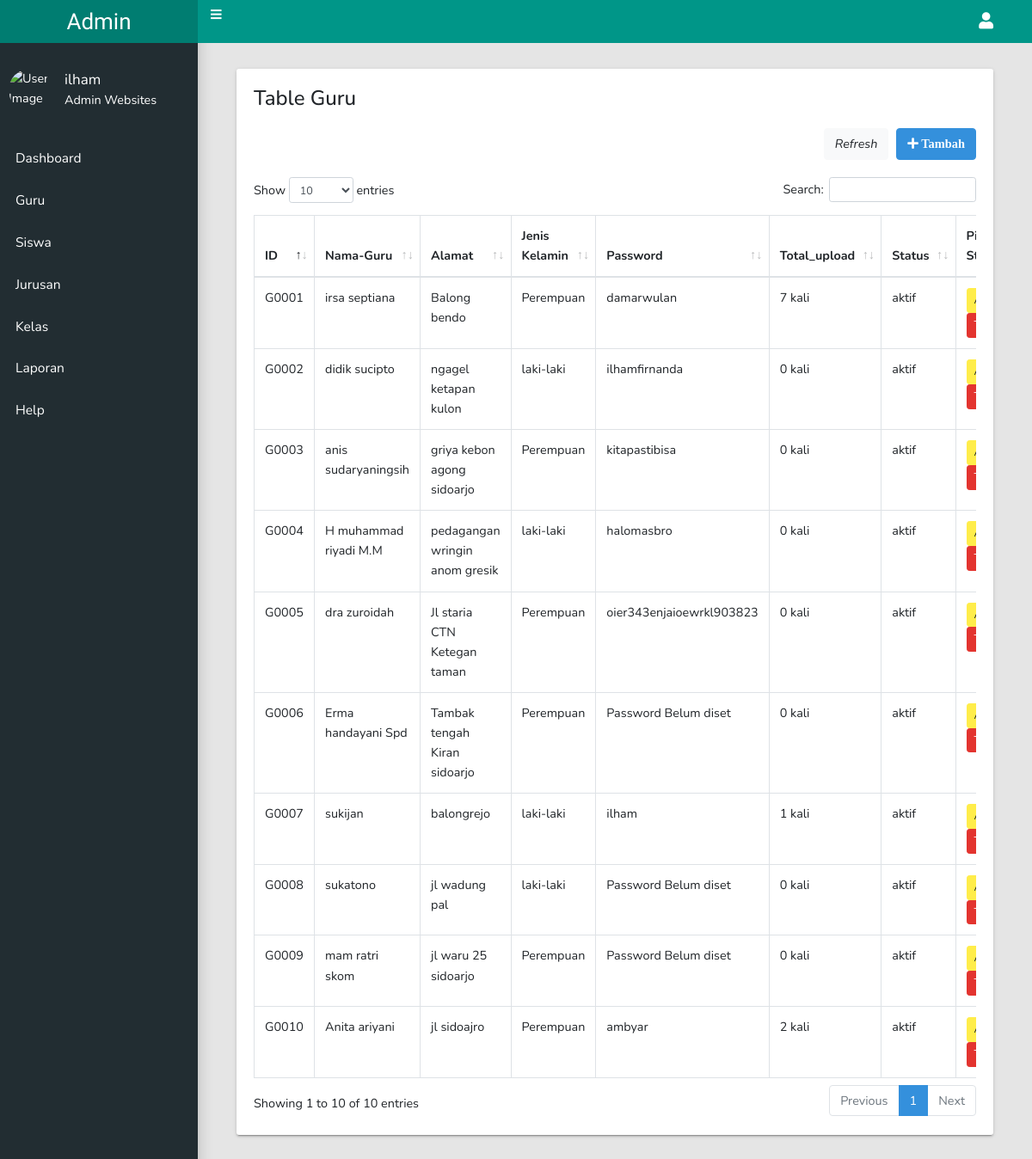
/admin/guru/data.php (signed in), run on the app's committed database.
### tables this page shows
CREATE TABLE `guru` (
  `NIG` varchar(20) NOT NULL,
  `nama_guru` varchar(191) NOT NULL,
  `alamat` text NOT NULL,
  `jenis_kelamin` int(11) NOT NULL,
  `password` varchar(50) NOT NULL,
  `total_upload` int(150) NOT NULL,
  `status` int(11) NOT NULL,
  `status_pass` int(11) NOT NULL
);

### admin/_config/config.php (called while the page is built, shortened)
<?php
	function base_url($url = null){
		$base_url="http://localhost:8080/smkmita/admin";
		if ($url!=null) {
			return $base_url."/".$url;
		}
		else{
			return $base_url;
		}
	}
 ?>

### admin/guru/data.php (the view, shortened to what this page needs)
<?php
	include_once '../_header.php';
?>
<div class="container">
	<div class="row">
	 <div class="col-md-12">
          <div class="tile">
            <h3 class="tile-title">Table Guru</h3>
            <div style="margin-bottom: 20px; float: right;">
            	<a href=""  class="btn btn-light" style="margin-right: 5px;"><i class="glyphicon glyphicon-refresh" >Refresh</i></a>
 				<button type="button" class="btn btn-primary" data-toggle="modal" data-target="#exampleModal"><i class="fas fa-plus">
 				 Tambah</i>
				</button>
            </div>
            <div class="table-responsive ">
              <table class="table table-hover table-bordered" id="tableguru">
                <thead>
                  <tr>
                    <th>ID</th>
                    <th>Nama-Guru</th>
                    <th>Alamat</th>
                    <th>Jenis Kelamin</th>
                    <th>Password</th>
                    <th>Total_upload</th>
                    <th>Status</th>
                    <th>Pilih Status</th>
                  </tr>
                </thead>
                <tbody>
                	<?php
                	$dataguru=mysqli_query($con,"select * from guru ") or die(mysqli_error($con));
                	foreach ($dataguru as $guru) {
                	 ?>
                  <tr>
                    <td><?=$guru['NIG']; ?></td>
                    <td><?=$guru['nama_guru']; ?></td>
                    <td><?=$guru['alamat']; ?></td>
                    <td><?=$guru['jenis_kelamin']==1 ? 'laki-laki':'Perempuan'; ?></td>
                    <td><?=$guru['password']=='oier343enjaioewrkl9038234' ? 'Password Belum diset' :$guru['password'] ; ?></td>
                    <td><?=$guru['total_upload'];?> kali</td>
                    <td><?php
                    if($guru['status']==1){
                      echo "aktif";
                    }
                    else{
                      echo "tidak aktif";
                    }?></td>
                    <td>
                    	<form action="proses.php" method="post">
                    		<button type="submit" id="aktif" name="aktif" class="btn btn-warning btn-sm">Aktif</button>
                    	</form>
                    	<form action="proses.php" method="post">
						<button type="submit" id="tidakaktif" name="tidakaktif" class="btn btn-danger btn-sm">Tidak aktif</button></form></td>
            </tr>
          <?php
        		}
          ?>
                </tbody>
              </table>
            </div>
          </div>
        </div>
	</div>
</div>
<?php
	include_once '../_footer.php';
 ?>

### admin/_header.php (shortened to what this page needs)
<?php include '../_config/config.php';
    $admin=$_SESSION['adminis'];
    $dataadmin=mysqli_query($con,"select * from admin where NIA='$admin'");
    $admindata=mysqli_fetch_array($dataadmin);
?>
<!DOCTYPE html>
<html lang="en">
  <head>
    <link rel="stylesheet" type="text/css" href="<?=base_url('_asset/css/main.css');?>">
    <link href="<?=base_url('_asset/css/app.css');?>" rel="stylesheet">
   <link rel="stylesheet" href="https://use.fontawesome.com/releases/v5.8.1/css/all.css">
  </head>
   <body class="app sidebar-mini rtl">
    <header class="app-header"><a class="app-header__logo" href="#">Admin</a>
      <a class="app-sidebar__toggle" href="#" data-toggle="sidebar" aria-label="Hide Sidebar"><i class="fas fa-bars"></i></a>
      <ul class="app-nav">
        <li class="dropdown"><a class="app-nav__item" href="#" data-toggle="dropdown" aria-label="Open Profile Menu"><i class="fa fa-user fa-lg"></i></a>
        </li>
      </ul>
    </header>
    <aside class="app-sidebar">
      <div class="app-sidebar__user"><img class="app-sidebar__user-avatar" src="https://apollo-singapore.akamaized.net/v1/files/qobj9yi5y9tr3-ID/image;s=966x691;olx-st/_1_.jpg" alt="User Image" width="50px" height="50px;">
        <div>
          <p class="app-sidebar__user-name"><?php echo $admindata['nama']; ?></p>
          <p class="app-sidebar__user-designation">Admin Websites</p>
        </div>
      </div>
      <ul class="app-menu">
        <li>
          <a class="app-menu__item" href="<?=base_url('dashboard/dashboard.php')?>"><span class="app-menu__label">Dashboard</span></a>
        </li>
        <li>
          <a class="app-menu__item" href="<?=base_url('guru/data.php');?>"><span class="app-menu__label">Guru</span></a>
        </li>
         <li>
          <a class="app-menu__item" href="<?=base_url('siswa/data.php');?>"><span class="app-menu__label">Siswa</span></a>
        </li>
         <li>
          <a class="app-menu__item" href="<?=base_url('jurusan/data.php');?>"><span class="app-menu__label">Jurusan</span></a>
        </li>
         <li>
          <a class="app-menu__item" href="<?=base_url('kelas/data.php');?>"><span class="app-menu__label">Kelas</span></a>
        </li>
         <li>
          <a class="app-menu__item" href="<?=base_url('report/data.php');?>"><span class="app-menu__label">Laporan</span></a>
        </li>
         <li>
          <a class="app-menu__item" href="<?=base_url('help/help.php');?>"><span class="app-menu__label">Help</span></a>
        </li>
      </ul>
    </aside>
        <main class="app-content">

### admin/_footer.php (shortened to what this page needs)
  </main>
</body>
     </html>

### data on the page
guru: NIG "G0001", nama_guru "irsa septiana", alamat "Balong bendo", jenis_kelamin "Perempuan", password "damarwulan", total_upload "7", status "aktif"
guru: NIG "G0002", nama_guru "didik sucipto", alamat "ngagel ketapan kulon", jenis_kelamin "laki-laki", password "ilhamfirnanda", total_upload "0", status "aktif"
guru: NIG "G0003", nama_guru "anis sudaryaningsih", alamat "griya kebon agong sidoarjo", jenis_kelamin "Perempuan", password "kitapastibisa", total_upload "0", status "aktif"
guru: NIG "G0004", nama_guru "H muhammad riyadi M.M", alamat "pedagangan wringin anom gresik", jenis_kelamin "laki-laki", password "halomasbro", total_upload "0", status "aktif"
guru: NIG "G0005", nama_guru "dra zuroidah", alamat "Jl staria CTN Ketegan taman", jenis_kelamin "Perempuan", password "oier343enjaioewrkl903823", total_upload "0", status "aktif"
guru: NIG "G0006", nama_guru "Erma handayani Spd", alamat "Tambak tengah Kiran sidoarjo", jenis_kelamin "Perempuan", shows "Password Belum diset", total_upload "0", status "aktif"
guru: NIG "G0007", nama_guru "sukijan", alamat "balongrejo", jenis_kelamin "laki-laki", password "ilham", total_upload "1", status "aktif"
guru: NIG "G0008", nama_guru "sukatono", alamat "jl wadung pal", jenis_kelamin "laki-laki", shows "Password Belum diset", total_upload "0", status "aktif"
guru: NIG "G0009", nama_guru "mam ratri skom", alamat "jl waru 25 sidoarjo", jenis_kelamin "Perempuan", shows "Password Belum diset", total_upload "0", status "aktif"
guru: NIG "G0010", nama_guru "Anita ariyani", alamat "jl sidoajro", jenis_kelamin "Perempuan", password "ambyar", total_upload "2", status "aktif"

### other printed values
$admindata['nama'] "ilham"
